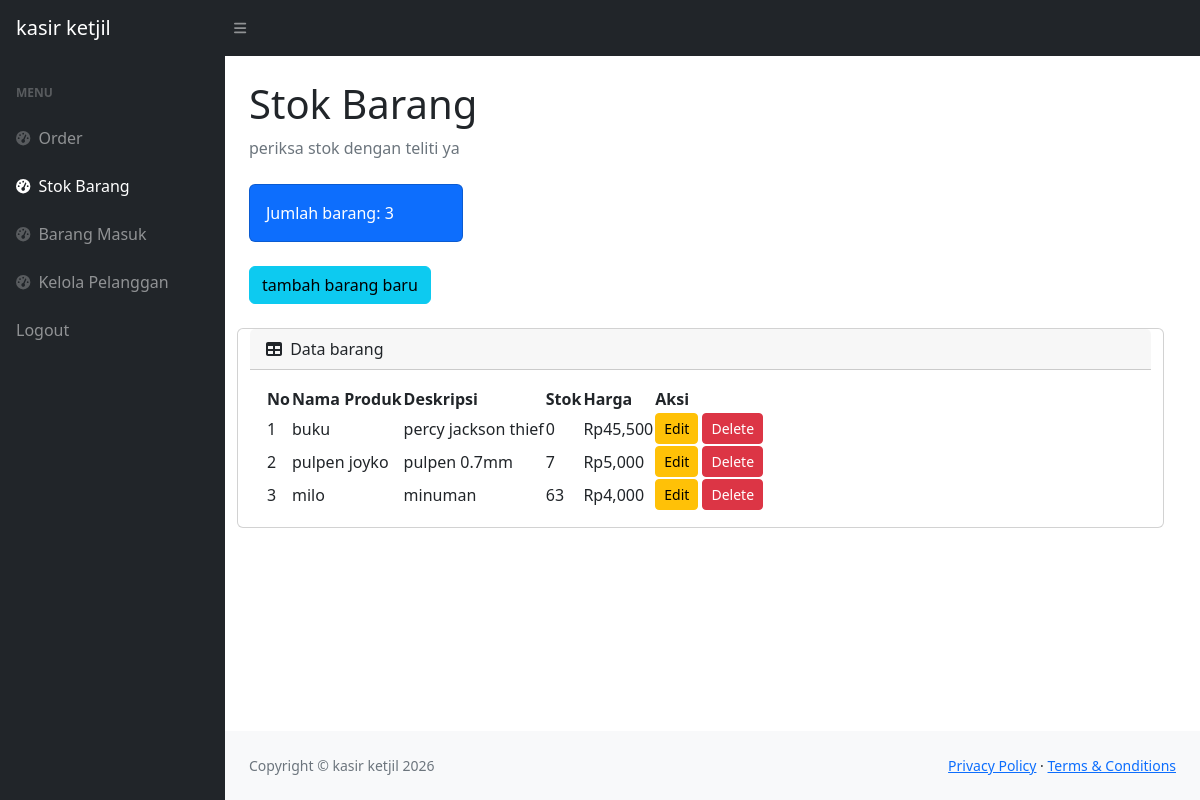
/stok.php (signed in), run on the app's committed database.
### tables this page shows
CREATE TABLE `produk` (
  `id_produk` int(11) NOT NULL,
  `nama_produk` varchar(35) NOT NULL,
  `deskripsi` varchar(35) NOT NULL,
  `harga` int(11) NOT NULL,
  `stok` int(11) NOT NULL
);

### stok.php (the view, shortened to what this page needs)
<?php
require 'cekLogin.php';
$h1 = mysqli_query($conn, "SELECT * FROM produk");
$h2 = mysqli_num_rows($h1);
?>
<!DOCTYPE html>
<html lang="en">
    <head>
        <link href="https://cdn.jsdelivr.net/npm/simple-datatables@7.1.2/dist/style.min.css" rel="stylesheet" />
        <link href="css/styles.css" rel="stylesheet" />
    </head>
    <body class="sb-nav-fixed">
        <nav class="sb-topnav navbar navbar-expand navbar-dark bg-dark">
            <a class="navbar-brand ps-3" href="index.php">kasir ketjil</a>
            <button class="btn btn-link btn-sm order-1 order-lg-0 me-4 me-lg-0" id="sidebarToggle" href="#!"><i class="fas fa-bars"></i></button>
        </nav>
        <div id="layoutSidenav">
            <div id="layoutSidenav_nav">
                <nav class="sb-sidenav accordion sb-sidenav-dark" id="sidenavAccordion">
                    <div class="sb-sidenav-menu">
                        <div class="nav">
                            <div class="sb-sidenav-menu-heading">Menu</div>
                            <a class="nav-link" href="index.php">
                                <div class="sb-nav-link-icon"><i class="fas fa-tachometer-alt"></i></div>
                                Order
                            </a>
                            <a class="nav-link active" href="stok.php">
                                <div class="sb-nav-link-icon"><i class="fas fa-tachometer-alt"></i></div>
                                Stok Barang
                            </a>
                            <a class="nav-link" href="masuk.php">
                                <div class="sb-nav-link-icon"><i class="fas fa-tachometer-alt"></i></div>
                                Barang Masuk
                            </a>
                            <a class="nav-link" href="pelanggan.php">
                                <div class="sb-nav-link-icon"><i class="fas fa-tachometer-alt"></i></div>
                                Kelola Pelanggan
                            </a>
                            <a class="nav-link" href="logout.php">
                                Logout
                            </a>
                        </div>
                    </div>
                </nav>
            </div>
            <div id="layoutSidenav_content">
                <main>
                    <div class="container-fluid px-4">
                        <h1 class="mt-4">Stok Barang</h1>
                        <ol class="breadcrumb mb-4">
                            <li class="breadcrumb-item active">periksa stok dengan teliti ya</li>
                        </ol>
                        <div class="row">
                            <div class="col-xl-3 col-md-6">
                                <div class="card bg-primary text-white mb-4">
                                    <div class="card-body">Jumlah barang: <?=$h2; ?></div>
                                </div>
                            </div>
                        <div class="row">
                            <div class="col-xl-3 col-md-6">
                                <button type="button" class="btn btn-info mb-4" data-bs-toggle="modal" data-bs-target="#myModal">
                                    tambah barang baru
                                </button>
                            </div>
                        <div class="card mb-4">
                            <div class="card-header">
                                <i class="fas fa-table me-1"></i>
                                Data barang
                            </div>
                            <div class="card-body">
                                <table id="datatablesSimple">
                                    <thead>
                                        <tr>
                                            <th>No</th>
                                            <th>Nama Produk</th>
                                            <th>Deskripsi</th>
                                            <th>Stok</th>
                                            <th>Harga</th>
                                            <th>Aksi</th>
                                        </tr>
                                    </thead>
                                    <tbody>
                                    <?php
                                    $get = mysqli_query($conn, "SELECT * FROM produk");
                                    $i = 1;
                                    while($produk = mysqli_fetch_array($get)){
                                    $nama_produk = $produk['nama_produk'];
                                    $deskripsi = $produk['deskripsi'];
                                    $harga = $produk['harga'];
                                    $stok = $produk['stok'];
                                    $id_produk = $produk['id_produk'];
                                    ?>
                                        <tr>
                                            <td> <?=$i++;?></td>
                                            <td><?=$nama_produk;?></td>
                                            <td><?=$deskripsi;?></td>
                                            <td><?=$stok;?></td>
                                            <td>Rp<?=number_format($harga);?></td>
                                            <td>
                                                <button type="button" class="btn btn-warning btn-sm" data-bs-toggle="modal" data-bs-target="#edit<?=$id_produk;?>">Edit</button>
                                                <button type="button" class="btn btn-danger btn-sm" data-bs-toggle="modal" data-bs-target="#delete<?=$id_produk;?>">Delete</button>
                                            </td>
                                        </tr>
                                    <?php
                                    };
                                    ?>
                                    </tbody>
                                </table>
                            </div>
                        </div>
                    </div>
                </main>
                <footer class="py-4 bg-light mt-auto">
                    <div class="container-fluid px-4">
                        <div class="d-flex align-items-center justify-content-between small">
                            <div class="text-muted">Copyright &copy; kasir ketjil 2026</div>
                            <div>
                                <a href="#">Privacy Policy</a>
                                &middot;
                                <a href="#">Terms &amp; Conditions</a>
                            </div>
                        </div>
                    </div>
                </footer>
            </div>
        </div>
    </body>
</html>

### data on the page
produk: nama_produk "buku", deskripsi "percy jackson thief", stok "0", harga "45,500"
produk: nama_produk "pulpen joyko", deskripsi "pulpen 0.7mm", stok "7", harga "5,000"
produk: nama_produk "milo", deskripsi "minuman", stok "63", harga "4,000"

### other printed values
$h2 "3"
